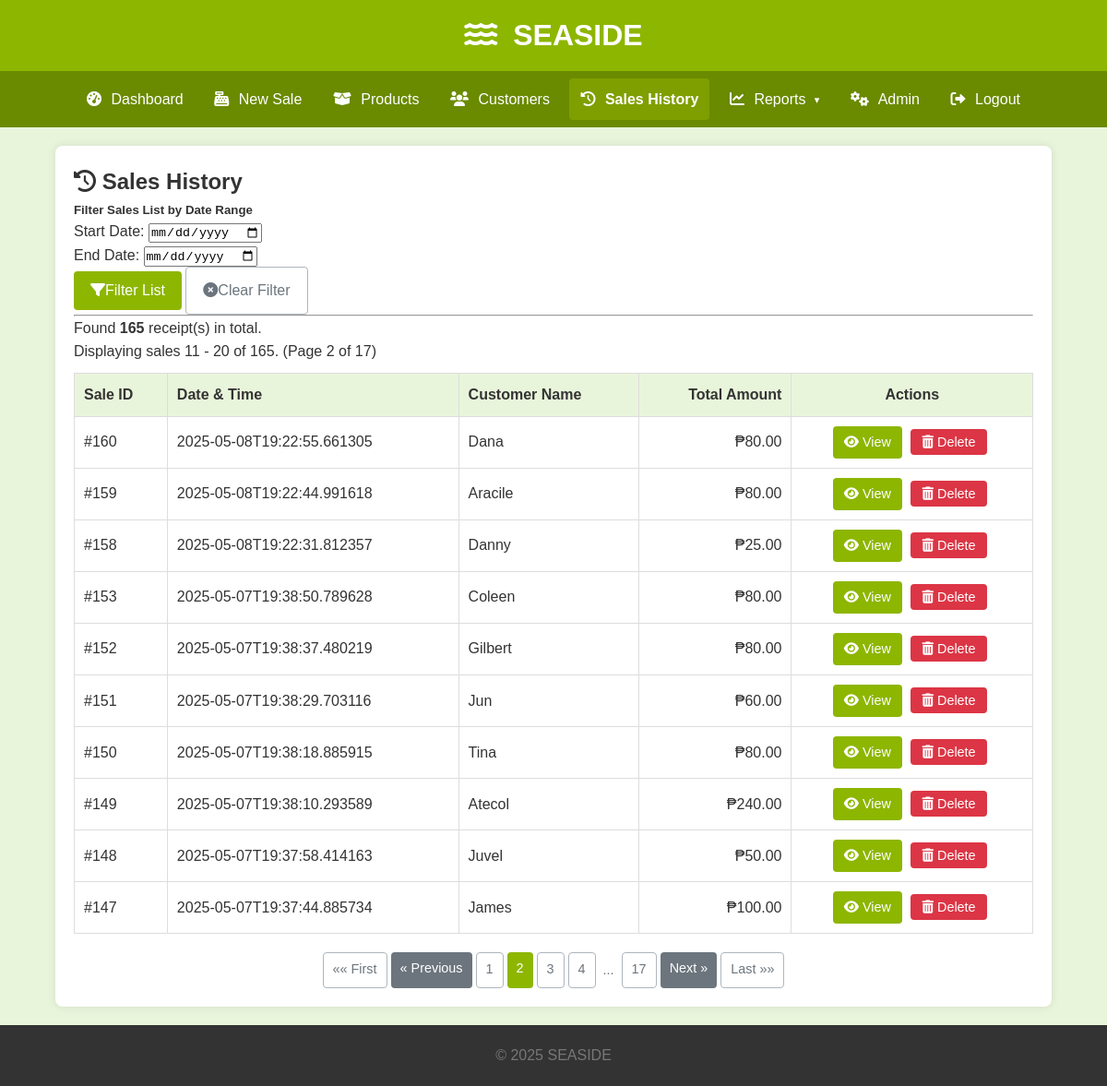
Page /sales/page/2 (signed in) on the earlier database version.
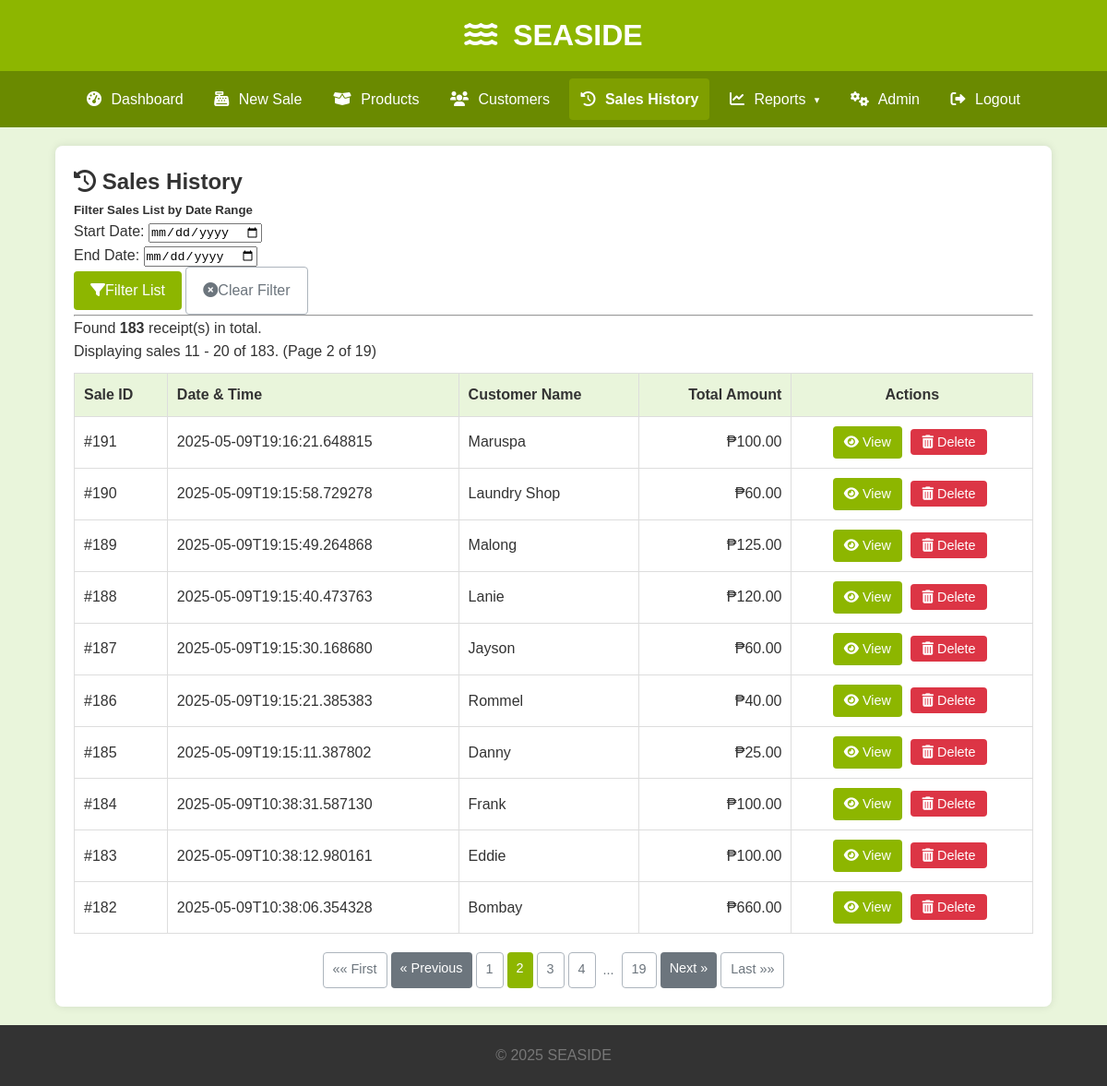
Same page on the later database version.
### tables this page shows
CREATE TABLE Sales (
                SaleID INTEGER PRIMARY KEY AUTOINCREMENT,
                SaleTimestamp TEXT NOT NULL,
                TotalAmount REAL NOT NULL CHECK (TotalAmount >= 0),
                CustomerName TEXT DEFAULT 'N/A'
            );

### app.py (the view)
@app.route('/sales')
@app.route('/sales/page/<int:page_num>')
@login_required
def list_sales(page_num=1):
    start_date_str = request.args.get('start_date')
    end_date_str = request.args.get('end_date')
    date_filter_error = None
    start_date, end_date = None, None
    if start_date_str:
        try:
            start_date = datetime.datetime.strptime(start_date_str, '%Y-%m-%d').date()
        except ValueError:
            date_filter_error = "Invalid start date format (YYYY-MM-DD)."
    if end_date_str:
        try:
            end_date = datetime.datetime.strptime(end_date_str, '%Y-%m-%d').date()
        except ValueError:
            date_filter_error = (
                                    date_filter_error + " " if date_filter_error else "") + "Invalid end date format (YYYY-MM-DD)."
    if start_date and end_date and start_date > end_date:
        date_filter_error = (
                                date_filter_error + " " if date_filter_error else "") + "Start date cannot be after end date."
    if date_filter_error:
        flash(date_filter_error, "error")
        start_date, end_date = None, None
        start_date_str, end_date_str = None, None  # For repopulating form
    db_start_date = start_date.strftime('%Y-%m-%d') if start_date else None
    db_end_date = end_date.strftime('%Y-%m-%d') if end_date else None
    app.logger.info(f"Sales History: Filtering from '{db_start_date}' to '{db_end_date}', page {page_num}")
    total_sales = db.count_total_sales_db(start_date=db_start_date, end_date=db_end_date)
    sales_on_page = db.get_sales_paginated_db(
        page=page_num,
        per_page=ITEMS_PER_PAGE,
        start_date=db_start_date,
        end_date=db_end_date
    )
    if not sales_on_page and page_num > 1 and total_sales > 0:
        flash(f"No sales found on page {page_num} for the selected filter. Showing last available page.", "info")
        last_page = math.ceil(total_sales / ITEMS_PER_PAGE) if total_sales > 0 else 1
        return redirect(url_for('list_sales', page_num=last_page, start_date=start_date_str, end_date=end_date_str))
    total_pages = math.ceil(total_sales / ITEMS_PER_PAGE) if total_sales > 0 else 0
    return render_template('sales/list.html',
                           sales=sales_on_page, title="Sales History",
                           current_page=page_num, total_pages=total_pages,
                           total_items=total_sales, per_page=ITEMS_PER_PAGE
                           )

### app.py (called while the page is built)
@app.template_filter('format_datetime')
def format_datetime_filter(value, format_str='%Y-%m-%d %I:%M %p'):  # Default format example
    if not value:
        return "N/A"  # Or some other placeholder for None/empty values
    if isinstance(value, str):
        try:
            dt_obj = datetime.datetime.strptime(value, '%Y-%m-%d %H:%M:%S')  # Adjust if your DB format is different
            return dt_obj.strftime(format_str)
        except ValueError:
            app.logger.warning(f"Could not parse datetime string for formatting: {value}")
            return value
    elif isinstance(value, datetime.datetime):
        return value.strftime(format_str)
    return value  # Fallback for other types

@app.context_processor
def utility_processor():
    return {
        'now': datetime.datetime.now,  # Current datetime for use in templates (e.g., footer year)
        'min': min,  # Make min() function available
        'max': max,  # Make max() function available
        'logged_in': session.get('logged_in', False),  # Check login status
        'calendar': calendar  # Make calendar module available (e.g., for month names)
    }

### templates/sales/list.html (shortened to what the changed rows need)
{% extends "base.html" %}
{% block content %}
<div class="container mt-4">
    <div class="d-flex justify-content-between align-items-center mb-3">
        <h2><i class="fas fa-history"></i> {{ title }}</h2>
    </div>
    <form method="GET" id="salesFilterForm" action="{{ url_for('list_sales') }}" class="mb-4 p-3 border rounded bg-light">
        <h5 class="mb-3">Filter Sales List by Date Range</h5>
        <div class="row g-3 align-items-end">
        </div>
    </form>
    <hr>
    {% if sales %}
        <div class="mb-2">
            <p class="text-muted">
                Found <strong>{{ total_items }}</strong> receipt(s)
                {% if request.args.get('start_date') or request.args.get('end_date') %}
                    for the selected criteria.
                {% else %}
                    in total.
                {% endif %}
            </p>
        </div>
        <p style="margin-bottom: 10px;">
            Displaying sales {{ (current_page - 1) * per_page + 1 }} - {{ min(current_page * per_page, total_items) }} of {{ total_items }}.
            (Page {{ current_page }} of {{ total_pages if total_pages > 0 else 1 }})
        </p>
        <div class="table-responsive-wrapper">
            <table class="table table-striped table-hover">
                <thead class="table-dark">
                    <tr>
                        <th>Sale ID</th>
                        <th>Date & Time</th>
                        <th>Customer Name</th>
                        <th style="text-align: right;">Total Amount</th>
                        <th style="text-align: center;">Actions</th>
                    </tr>
                </thead>
                <tbody>
                    {% for sale in sales %}
                    <tr>
                        <td>#{{ sale.SaleID }}</td>
                        <td>{{ sale.SaleTimestamp | format_datetime if sale.SaleTimestamp else 'N/A' }}</td>
                        <td>{{ sale.CustomerName if sale.CustomerName else 'N/A' }}</td>
                        <td style="text-align: right;">₱{{ "%.2f"|format(sale.TotalAmount if sale.TotalAmount is not none else 0.0) }}</td>
                        <td style="text-align: center;" class="actions">
                            <a href="{{ url_for('view_sale', sale_id=sale.SaleID) }}" class="btn btn-info btn-sm view-btn" title="View Details">
                                <i class="fas fa-eye"></i> View
                            </a>
                            <form action="{{ url_for('delete_sale', sale_id=sale.SaleID) }}" method="POST" style="display: inline-block;" onsubmit="return confirm('Are you sure you want to delete Sale #{{ sale.SaleID }}? This action cannot be undone.');">
                                <button type="submit" class="btn btn-danger btn-sm delete-btn" title="Delete Sale">
                                    <i class="fas fa-trash-alt"></i> Delete
                                </button>
                            </form>
                        </td>
                    </tr>
                    {% endfor %}
                </tbody>
            </table>
        </div>
        {% if total_pages > 1 %}
        <div class="pagination" style="margin-top: 20px; text-align: center;">
            {% if current_page > 1 %}
                <a href="{{ url_for('list_sales', page_num=1, start_date=request.args.get('start_date'), end_date=request.args.get('end_date')) }}" class="btn btn-outline-secondary">&laquo;&laquo; First</a>
                <a href="{{ url_for('list_sales', page_num=current_page - 1, start_date=request.args.get('start_date'), end_date=request.args.get('end_date')) }}" class="btn btn-secondary">&laquo; Previous</a>
            {% else %}
                 <span class="btn btn-outline-secondary disabled">&laquo;&laquo; First</span>
                <span class="btn btn-secondary disabled">&laquo; Previous</span>
            {% endif %}
            {% set page_window = 2 %}
            {% set start_page_num_calc = max(1, current_page - page_window) %}
            {% set end_page_num_calc = min(total_pages, current_page + page_window) %}
            {% for page_i in range(start_page_num_calc, end_page_num_calc + 1) %}
                {% if page_i == current_page %}
                    <span class="btn btn-primary current-page">{{ page_i }}</span>
                {% else %}
                    <a href="{{ url_for('list_sales', page_num=page_i, start_date=request.args.get('start_date'), end_date=request.args.get('end_date')) }}" class="btn btn-outline-secondary">{{ page_i }}</a>
                {% endif %}
            {% endfor %}
            {% if end_page_num_calc < total_pages %}
                {% if end_page_num_calc < total_pages - 1 %}
                     <span class="btn btn-outline-secondary disabled" style="border:none; background:transparent; padding: 8px 4px;">...</span>
                {% endif %}
                <a href="{{ url_for('list_sales', page_num=total_pages, start_date=request.args.get('start_date'), end_date=request.args.get('end_date')) }}" class="btn btn-outline-secondary">{{ total_pages }}</a>
            {% endif %}
            {% if current_page < total_pages %}
                <a href="{{ url_for('list_sales', page_num=current_page + 1, start_date=request.args.get('start_date'), end_date=request.args.get('end_date')) }}" class="btn btn-secondary">Next &raquo;</a>
                <a href="{{ url_for('list_sales', page_num=total_pages, start_date=request.args.get('start_date'), end_date=request.args.get('end_date')) }}" class="btn btn-outline-secondary">Last &raquo;&raquo;</a>
            {% else %}
                <span class="btn btn-secondary disabled">Next &raquo;</span>
                <span class="btn btn-outline-secondary disabled">Last &raquo;&raquo;</span>
            {% endif %}
        </div>
        {% endif %}
    {% else %}
        <div class="alert alert-info" role="alert">
            No sales records found{% if request.args.get('start_date') or request.args.get('end_date') %} for the selected date range{% endif %}.
        </div>
    {% endif %}
</div>
{% endblock %}

Differences in the rows shown:
removed Sales: SaleID "160", SaleTimestamp "2025-05-08T19:22:55.661305", CustomerName "Dana", TotalAmount "80.00"
removed Sales: SaleID "159", SaleTimestamp "2025-05-08T19:22:44.991618", CustomerName "Aracile", TotalAmount "80.00"
removed Sales: SaleID "158", SaleTimestamp "2025-05-08T19:22:31.812357", CustomerName "Danny", TotalAmount "25.00"
no longer on this page (row unchanged): Sales: SaleID "153", SaleTimestamp "2025-05-07T19:38:50.789628", CustomerName "Coleen", TotalAmount "80.00"
no longer on this page (row unchanged): Sales: SaleID "152", SaleTimestamp "2025-05-07T19:38:37.480219", CustomerName "Gilbert", TotalAmount "80.00"
no longer on this page (row unchanged): Sales: SaleID "151", SaleTimestamp "2025-05-07T19:38:29.703116", CustomerName "Jun", TotalAmount "60.00"
no longer on this page (row unchanged): Sales: SaleID "150", SaleTimestamp "2025-05-07T19:38:18.885915", CustomerName "Tina", TotalAmount "80.00"
no longer on this page (row unchanged): Sales: SaleID "149", SaleTimestamp "2025-05-07T19:38:10.293589", CustomerName "Atecol", TotalAmount "240.00"
no longer on this page (row unchanged): Sales: SaleID "148", SaleTimestamp "2025-05-07T19:37:58.414163", CustomerName "Juvel", TotalAmount "50.00"
no longer on this page (row unchanged): Sales: SaleID "147", SaleTimestamp "2025-05-07T19:37:44.885734", CustomerName "James", TotalAmount "100.00"
added Sales: SaleID "191", SaleTimestamp "2025-05-09T19:16:21.648815", CustomerName "Maruspa", TotalAmount "100.00"
added Sales: SaleID "190", SaleTimestamp "2025-05-09T19:15:58.729278", CustomerName "Laundry Shop", TotalAmount "60.00"
added Sales: SaleID "189", SaleTimestamp "2025-05-09T19:15:49.264868", CustomerName "Malong", TotalAmount "125.00"
added Sales: SaleID "188", SaleTimestamp "2025-05-09T19:15:40.473763", CustomerName "Lanie", TotalAmount "120.00"
added Sales: SaleID "187", SaleTimestamp "2025-05-09T19:15:30.168680", CustomerName "Jayson", TotalAmount "60.00"
added Sales: SaleID "186", SaleTimestamp "2025-05-09T19:15:21.385383", CustomerName "Rommel", TotalAmount "40.00"
added Sales: SaleID "185", SaleTimestamp "2025-05-09T19:15:11.387802", CustomerName "Danny", TotalAmount "25.00"
added Sales: SaleID "184", SaleTimestamp "2025-05-09T10:38:31.587130", CustomerName "Frank", TotalAmount "100.00"
added Sales: SaleID "183", SaleTimestamp "2025-05-09T10:38:12.980161", CustomerName "Eddie", TotalAmount "100.00"
added Sales: SaleID "182", SaleTimestamp "2025-05-09T10:38:06.354328", CustomerName "Bombay", TotalAmount "660.00"
Other differences:
{{ total_items }}: "165" → "183"
{{ total_pages if total_pages > 0 else 1 }}: "17" → "19"
{{ total_pages }}: "17" → "19"
